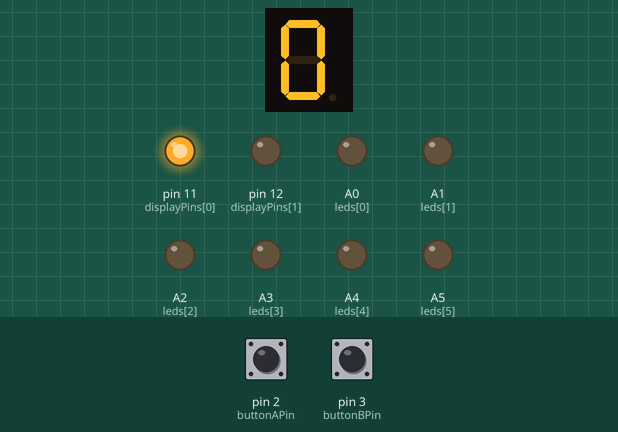
The sketch below on a simulated Arduino Nano, built with avr-gcc and run on an emulated ATmega328P. Parts: 1-digit seven-segment display, output pins drawn as LEDs (lit = HIGH). Wiring (inferred from the names in the program): 1-digit 7-segment display, segments lit when HIGH: segments pin 4, pin 5, pin 6, pin 7, pin 8, pin 9, pin 10. Dashed ring = blinking. The inputs (shaded band) are chosen by the test bench; at power-on: pin 2 (buttonAPin) HIGH, pin 3 (buttonBPin) HIGH. The segment pins are drawn as the display they are named for; pins used as bus, display or sensor lines are not drawn.

Above: at 1.2 s.
1.3 s: pin 2 (buttonAPin) pulled LOW for 1 s
At 1.72 s:
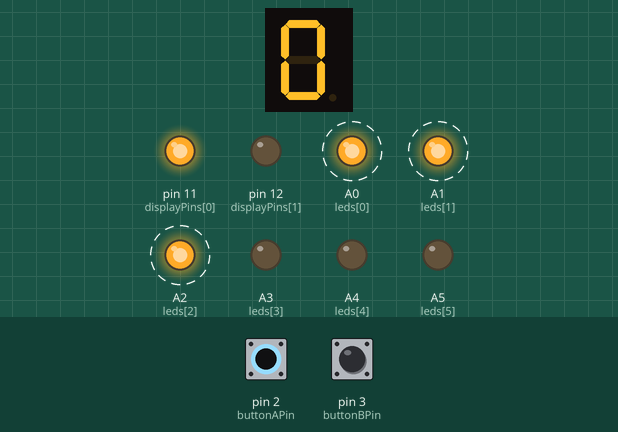
At 3.2 s:
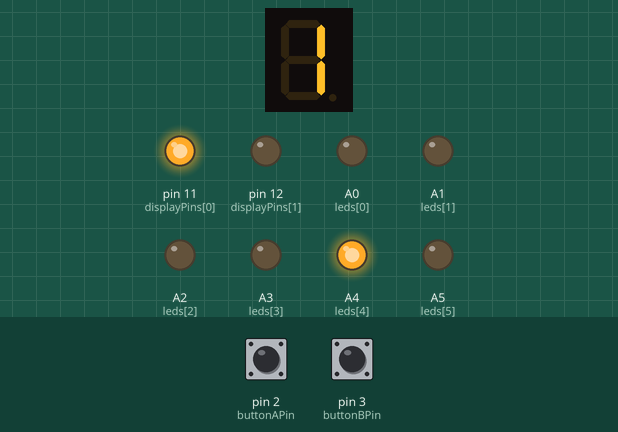
3.8 s: pin 2 (buttonAPin) pulled LOW for 3.2 s
At 4.7 s:
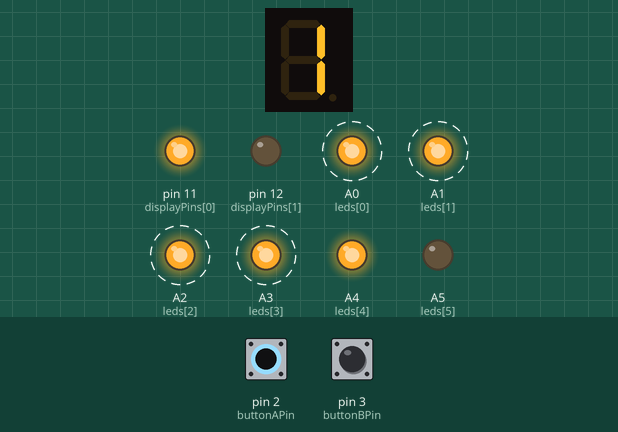
Timing chart, 0 to 8.5 s (numbered marks = the images above; inputs shaded):
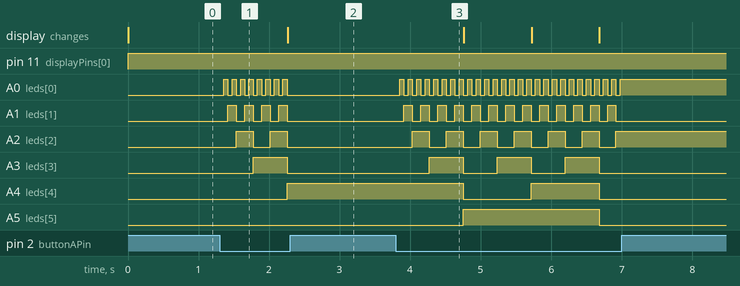

The sketch:

CODIGOPARCIAL.ino
```cpp
const int buttonAPin = 2; // Pin para el botón A
const int buttonBPin = 3; // Pin para el botón B
const int leds[] = {A0, A1, A2, A3, A4, A5, A6, A7};  // Pines analógicos para los LEDs
const int segmentPins[] = {4, 5, 6, 7, 8, 9, 10}; // Pines para los segmentos a-g
const int displayPins[] = {11, 12}; // Pines para seleccionar display (cátodo común)

byte registroA = 0; byte registroB = 0; byte registroC = 0;
byte nibble1, nibble2;

byte segmentos[] = {
B00111111,	//	0
B00000110,	//	1
B01011011,	//	2
B01001111,	//	3
B01100110,	//	4
B01101101,	//	5
B01111101,	//	6
B00000111,	//	7


B01111111,  // 8
B01101111   // 9
};


void setup() {
pinMode(buttonAPin, INPUT_PULLUP); pinMode(buttonBPin, INPUT_PULLUP); for (int i = 0; i < 8; i++) {
pinMode(leds[i], OUTPUT);
}
for (int i = 0; i < 7; i++) {
pinMode(segmentPins[i], OUTPUT);
}
for (int i = 0; i < 2; i++) {
pinMode(displayPins[i], OUTPUT);
}
}

void loop() {
// Control de anti-rebotes para el botón A
if (digitalRead(buttonAPin) == LOW) {
delay(50); // Anti-rebote
if (digitalRead(buttonAPin) == LOW) {
registroA++;
if (registroA > 255) {
registroA = 0;
}
}
}

// Control de anti-rebotes para el botón B
static unsigned long lastButtonBPress = 0;
const unsigned long antiBounceDelay = 50; // milisegundos

if (digitalRead(buttonBPin) == LOW && (millis() - lastButtonBPress >
antiBounceDelay)) { lastButtonBPress = millis(); registroC--;
if (registroC < 0) {
registroC = 255;
}
}

// Suma de registros A y B en C
registroC = registroA + registroB;

// Separación en nibbles nibble1 = registroC & 0x0F;
nibble2 = (registroC >> 4) & 0x0F;


// Actualizar LEDs para mostrar registros A y B
for (int i = 0; i < 8; i++) {
digitalWrite(leds[i], (registroA & (1 << i)) ? HIGH : LOW);
}

// Visualización de los nibbles en los displays de 7 segmentos displayNumber(nibble1, 0);
delay(5); displayNumber(nibble2, 1); delay(5);
}


void displayNumber(byte number, int display) {
for (int i = 0; i < 7; i++) {
digitalWrite(segmentPins[i], (segmentos[number] >> i) & 0x01);
}
for (int i = 0; i < 2; i++) {
digitalWrite(displayPins[i], i == display ? LOW : HIGH);
}
}
```

Measured:
- after the input at 1.3 s, A0 (leds[0]): alternates HIGH for 0.06 s and LOW for 0.06 s, 16 changes in all, then stays LOW, starting after 0.05 s; A1 (leds[1]): alternates HIGH for 0.12 s and LOW for 0.12 s, 8 changes in all, then stays LOW, starting after 0.12 s
- after the input at 3.8 s, A0 (leds[0]): alternates HIGH for 0.06 s and LOW for 0.06 s, 53 changes in all, then stays HIGH, starting after 0.05 s; A1 (leds[1]): alternates HIGH for 0.12 s and LOW for 0.12 s, 26 changes in all, then stays LOW, starting after 0.11 s
